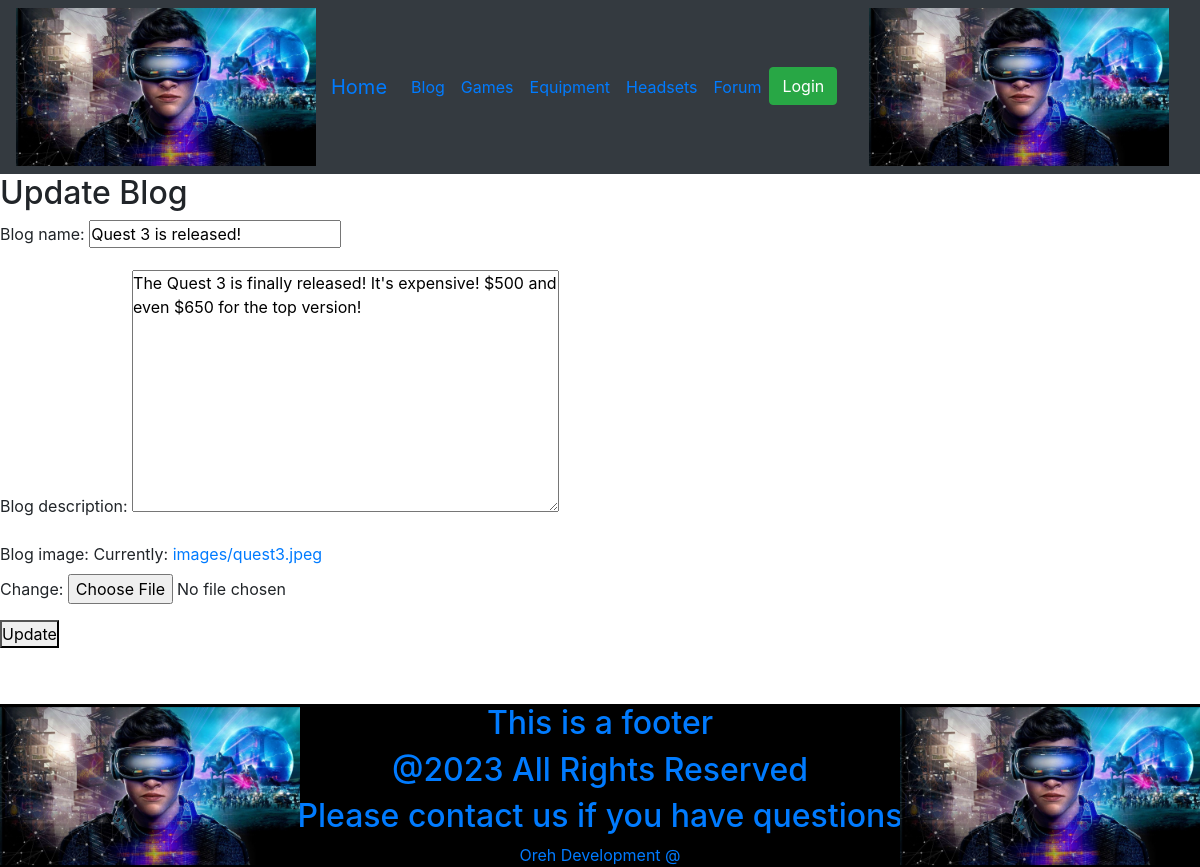
Screenshot of /blog_update/1 with the database file from the repository.
### social/models.py (models this page shows, shortened)
class Blog(models.Model):
    blog_name = models.CharField(max_length=100, blank=False)
    blog_description = models.TextField(max_length=800, blank=False)
    blog_image = models.ImageField(upload_to='images/')

### social/views.py (the view)
# urls.py: path('blog_update/<int:pk>', BlogUpdate.as_view(), name='blog_update'),
class BlogUpdate(UpdateView):
    model = Blog
    fields = ['blog_name', 'blog_description', 'blog_image']
    template_name = 'blog_update.html'
    success_url = reverse_lazy('blog')

### templates/blog_update.html (shortened to what this page needs)
{% extends "main.html" %}
{% block content %}
  <h2>Update Blog</h2>
  <form method="post">
    {{ form.as_p }}
    <button type="submit">Update</button>
  </form>
{% endblock %}

### static/css/main.css (style rules this page uses)
* { margin: 0; padding: 0; }
html { background: url(https://dl.dropboxusercontent.com/u/159328383/background.jpg) no-repeat center center fixed; -webkit-background-size: cover; -moz-background-size: cover; -o-background-size: cover; background-size: cover; }
body, input, button { font-family: 'Source Sans Pro', sans-serif; }

### rows the page displays
Blog: blog_name "Quest 3 is released!", blog_description "The Quest 3 is finally released! It's expensive! $500 and even $650 for the top version!"
